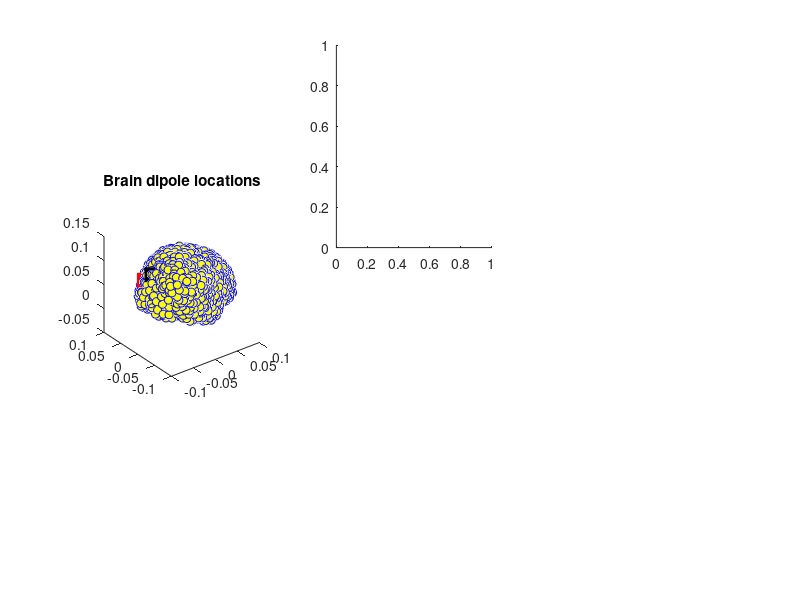

Reproduce this figure in MATLAB. (Note: this script raises an error after producing the figure.)
%%
%     COURSE: Solved challenges in neural time series analysis
%    SECTION: Connectivity
%      VIDEO: Scalp Laplacian for electrode-level connectivity
% Instructor: sincxpress.com
%
%%

clear 

%% simulate data in two dipoles

% mat file containing EEG, leadfield and channel locations
load emptyEEG


% select dipole location
diploc1 = 109;
diploc2 = 118;

% plot brain dipoles
figure(1), clf, subplot(131)
plot3(lf.GridLoc(:,1), lf.GridLoc(:,2), lf.GridLoc(:,3), 'bo','markerfacecolor','y')
hold on
plot3(lf.GridLoc(diploc1,1), lf.GridLoc(diploc1,2), lf.GridLoc(diploc1,3), 'ks','markerfacecolor','k','markersize',10)
plot3(lf.GridLoc(diploc2,1), lf.GridLoc(diploc2,2), lf.GridLoc(diploc2,3), 'rs','markerfacecolor','r','markersize',10)
rotate3d on, axis square
title('Brain dipole locations')


%% show topomaps before and after Laplacian


% original projections
subplot(232)
topoplotIndie(-lf.Gain(:,1,diploc1), EEG.chanlocs,'numcontour',0,'electrodes','numbers','shading','interp');
set(gca,'clim',[-1 1]*40)
title('Dipole 1 projection')

subplot(233)
topoplotIndie(-lf.Gain(:,1,diploc2), EEG.chanlocs,'numcontour',0,'electrodes','numbers','shading','interp');
set(gca,'clim',[-1 1]*40)
title('Dipole 2 projection')


% compute laplacians
lapmap1 = laplacian_perrinX(-lf.Gain(:,1,diploc1),[EEG.chanlocs.X],[EEG.chanlocs.Y],[EEG.chanlocs.Z]);
lapmap2 = laplacian_perrinX(-lf.Gain(:,1,diploc2),[EEG.chanlocs.X],[EEG.chanlocs.Y],[EEG.chanlocs.Z]);


% laplacian of projections
subplot(235)
topoplotIndie(lapmap1, EEG.chanlocs,'numcontour',0,'electrodes','numbers','shading','interp');
set(gca,'clim',[-1 1]*400)
title('Laplacian of dipole 1')

subplot(236)
topoplotIndie(lapmap2, EEG.chanlocs,'numcontour',0,'electrodes','numbers','shading','interp');
set(gca,'clim',[-1 1]*400)
title('Laplacian of dipole 2')

colormap jet 

%% compare voltage vs. Laplacian electrode time courses

% don't need so much time...
EEG.times = EEG.times(1:dsearchn(EEG.times',1));
EEG.pnts  = numel(EEG.times);


% generate time series in two dipoles
dipdat = zeros(size(lf.Gain,3),EEG.pnts);
dipdat(diploc1,:) = sin(2*pi*10*EEG.times);
dipdat(diploc2,:) = sin(2*pi*15*EEG.times);
EEG.data = squeeze(lf.Gain(:,1,:))*dipdat;


% also compute laplacian
LAP = EEG;
LAP.data = laplacian_perrinX(EEG.data,[EEG.chanlocs.X],[EEG.chanlocs.Y],[EEG.chanlocs.Z]);



% Laplacian allows good spatial separation!
plot_simEEG(EEG,27,2);
colormap jet 
plot_simEEG(LAP,27,3);
colormap jet 

% but not everywhere...
plot_simEEG(EEG,31,4);
colormap jet 
plot_simEEG(LAP,31,5);
colormap jet 

%% done.
